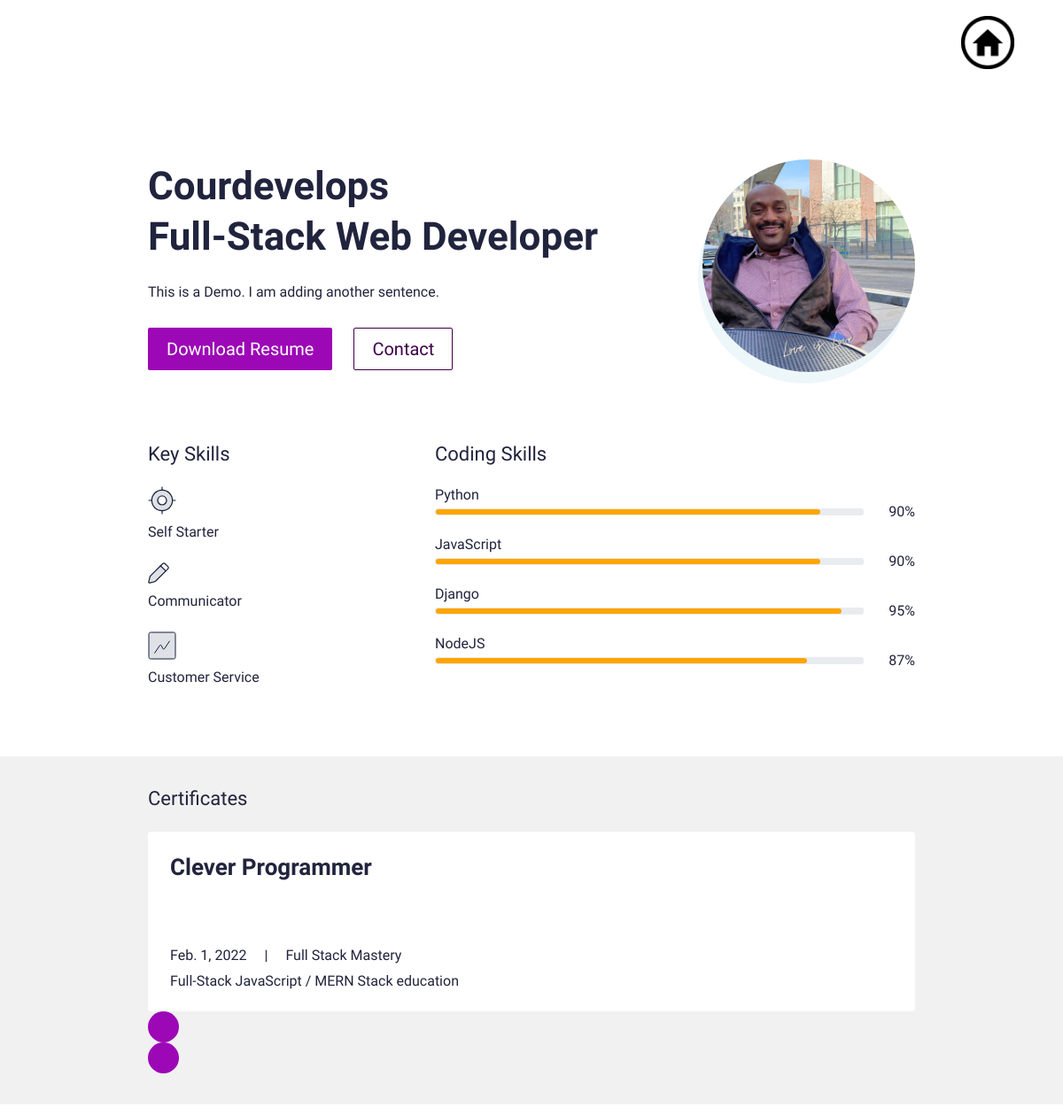
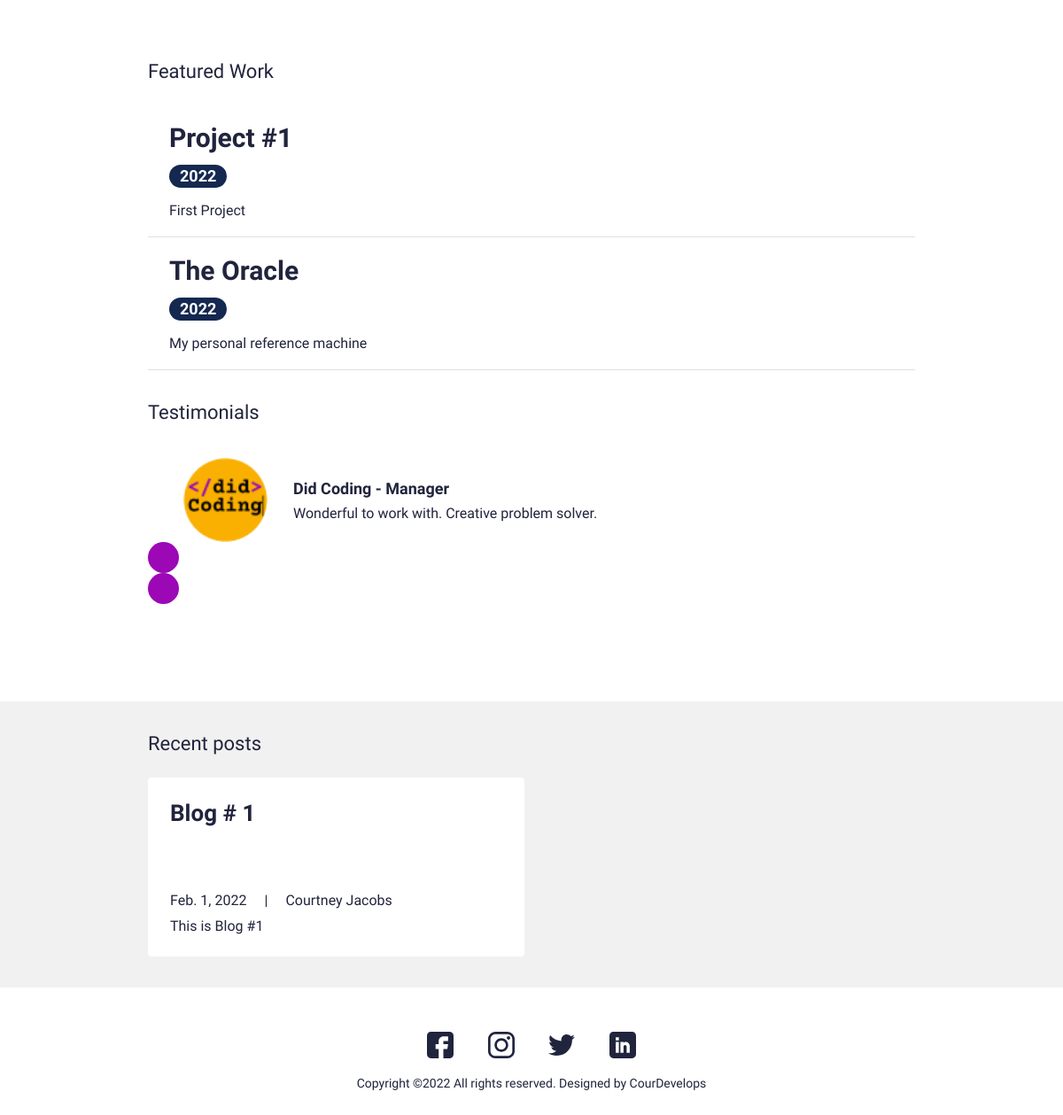
The page / on the database its author committed (2 pictures, top to bottom).
### main/models.py (models this page shows, shortened)
class UserProfile(models.Model):
    class Meta:
        verbose_name_plural = 'User Profiles'
        verbose_name = 'User Profile'
    user = models.OneToOneField(User, on_delete=models.CASCADE)
    avatar = models.ImageField(blank=True, null=True, upload_to="avatar")
    title = models.CharField(max_length=200, blank=True, null=True)
    bio = models.TextField(blank=True, null=True)
    skills = models.ManyToManyField(Skill, blank=True)
    cv = models.FileField(blank=True, null=True, upload_to="cv")

class Skill(models.Model):
    class Meta:
        verbose_name_plural = 'Skills'
        verbose_name = 'Skill'
    name = models.CharField(max_length=20, blank=True, null=True)
    score = models.IntegerField(default=80, blank=True, null=-True)
    image = models.FileField(blank=True, null=True, upload_to="skills")
    is_key_skill = models.BooleanField(default=False)

class Certificate(models.Model):
    class Meta:
        verbose_name_plural = 'Certificates'
        verbose_name = 'Certificate'
    date = models.DateTimeField(blank=True, null=True)
    name = models.CharField(max_length=50, blank=True, null=True)
    title = models.CharField(max_length=200, blank=True, null=True)
    description = models.CharField(max_length=500, blank=True, null=True)
    is_active = models.BooleanField(default=True)

class Portfolio(models.Model):
    class Meta:
        verbose_name_plural = 'Portfolio Profiles'
        verbose_name = 'Portfolio'
        ordering = ["name"]
    date = models.DateTimeField(blank=True, null=True)
    name = models.CharField(max_length=200, blank=True, null=True)
    description = models.CharField(max_length=500, blank=True, null=True)
    body = RichTextField(blank=True, null=True)
    image = models.ImageField(blank=True, null=True, upload_to="portfolio")
    slug = models.SlugField(null=True, blank=True)
    is_active = models.BooleanField(default=True)

class Testimonial(models.Model):
    class Meta:
        verbose_name_plural = 'Testimonials'
        verbose_name = 'Testimonial'
        ordering = ["name"]
    thumbnail = models.ImageField(blank=True, null=True, upload_to="testimonials")
    name = models.CharField(max_length=200, blank=True, null=True)
    role = models.CharField(max_length=200, blank=True, null=True)
    quote = models.CharField(max_length=500, blank=True, null=True)
    is_active = models.BooleanField(default=True)

class Blog(models.Model):
    class Meta:
        verbose_name_plural = 'Blog Profiles'
        verbose_name = 'Blog'
        ordering = ["timestamp"]
    timestamp = models.DateTimeField(auto_now_add=True)
    author = models.CharField(max_length=200, blank=True, null=True)
    name = models.CharField(max_length=200, blank=True, null=True)
    description = models.CharField(max_length=500, blank=True, null=True)
    body = RichTextField(blank=True, null=True)
    slug = models.SlugField(null=True, blank=True)
    image = models.ImageField(blank=True, null=True, upload_to="blog")
    is_active = models.BooleanField(default=True)

### main/views.py (the view)
# urls.py: path('', views.IndexView.as_view(), name="home"),
class IndexView(generic.TemplateView):
    template_name = "main/index.html"
    def get_context_data(self, **kwargs):
        context = super().get_context_data(**kwargs)
        testimonials = Testimonial.objects.filter(is_active=True)
        certificates = Certificate.objects.filter(is_active=True)
        blogs = Blog.objects.filter(is_active=True)
        portfolio = Portfolio.objects.filter(is_active=True)
        context["testimonials"] = testimonials
        context["certificates"] = certificates
        context["blogs"] = blogs
        context["portfolio"] = portfolio
        return context

### resume_app/context_processors.py (called while the page is built)
def project_context(request):
    context = {
        'me': User.objects.first(),
    }
    return context

### main/templates/main/index.html (shortened to what this page needs)
{% extends 'main/base.html' %}
{% load static %}
{% block content %}
<section>
  <div class="bannerSection">
    <div class="container">
      <div class="row g-4 g-md-3  align-items-center">
        <div class="col-md-auto order-md-last">
          <div class="bannerUserImg">
            <img src="{{me.userprofile.avatar.url}}" alt="{{me.first_name|title}} {{me.last_name|title}} avatar">
          </div>
        </div>
        <div class="col-md">
          <div class="bannerContent">
            <h1 class="xlTitle pb-3">{{me.first_name|title}} <br> {{me.userprofile.title}} </br></h1>
            <p>{{me.userprofile.bio}}</p>
            <div class="bannerBtnCol">
              <div class="row">
                <div class="col-auto">
                  <a download href="{{me.userprofile.cv.url}}" class="btn btnPrimary">Download Resume</a>
                </div>
                <div class="col-auto">
                  <a href="{% url 'main:contact' %}" class="btn btnOutline">Contact</a>
                </div>
              </div>
            </div>
          </div>
        </div>
      </div>
    </div>
  </div>
</section>
<section>
  <div class="sectionSpace pt-0">
    <div class="container">
      <div class="row">
        <div class="col-md-auto">
          <div class="keySkillCol">
            <h4 class="smTitle pb-3">Key Skills</h4>
            {% for sk in me.userprofile.skills.all %}
            {% if sk.is_key_skill %}
              <div class="keySkillCard">
                {% if sk.image %}
                <div class="ksIconCol">
                  <img src="{{sk.image.url}}" alt="...">
                </div>
                {% endif %}
                <span class="ksText">{{sk.name}}</span>
              </div>
            {% endif %}
            {% endfor %}
          </div>
        </div>
        <div class="col-md">
          <h4 class="smTitle pb-3">Coding Skills</h4>
          <div class="progressCol">
            <div class="progressCard">
              {% for sk in me.userprofile.skills.all %}
                {% if not sk.is_key_skill %}
                  <div class="progressCol">
                    <span class="progressLbl">{{sk.name}}</span>
                    <div class="row g-2 align-items-center">
                      <div class="col">
                        <div class="progress progressStyle">
                          <div class="progress-bar" role="progressbar" style="width:{{sk.score}}%" aria-valuenow="{{sk.score}}" aria-valuemin="0" aria-valuemax="100"></div>
                        </div>
                      </div>
                      <div class="col-auto">
                        <span class="pLbl">{{sk.score}}%</span>
                      </div>
                    </div>
                  </div>
                {% endif %}
              {% endfor %}
            </div>
          </div>
        </div>
      </div>
    </div>
  </div>
</section>
<section>
  <div class="sectionSpaceSm lightBg">
    <div class="container">
      <div class="row pb-3">
        <div class="col">
          <h4 class="smText regular">Certificates</h4>
        </div>
      </div>
      <div class="sliderOuter">
        <div class="swiper certificatesSlider">
          <div class="swiper-wrapper">
            {% for c in certificates %}
            {% if c.is_active %}
            <div class="swiper-slide">
              <div class="cardStyle1">
                <h4 class="mdTitle cs1Title">
                  <a href="javascript:void(0)">{{c.title}}</a>
                </h4>
                <ul class="cardOptionCol">
                  <li>{{c.date.date}}</li>
                  <li>{{c.name|title}}</li>
                </ul>
                <p>{{c.description}}</p>
              </div>
            </div>
            {% endif %}
            {% endfor %}
          </div>
        </div>
        <div class="cert-swiper-button-next swiper-button-next swiperBtnStyle"></div>
        <div class="cert-swiper-button-prev swiper-button-prev swiperBtnStyle"></div>
      </div>
    </div>
  </div>
</section>
<section>
  <div class="sectionSpace">
    <div class="container">
      <div class="portfolioCol">
        <div class="row pb-3">
          <div class="col">
            <h4 class="smText regular">Featured Work</h4>
          </div>
        </div>
        {% for p in portfolio %}
        {% if p.is_active %}
        <div class="portfolioCard">
          <div class="row g-4 align-items-center">
            <div class="col-md">
              <div class="portfolioContentCol">
                <h4 class="lgTitle"><a href="{% url 'main:portfolio' slug=p.slug %}">{{p.name}}</a></h4>
                <ul class="portfolioOption">
                  <li><span class="dateLbl">{{p.date.year}}</span></li>
                </ul>
                <p>{{p.description}}</p>
              </div>
            </div>
          </div>
        </div>
        {% endif %}
        {% endfor %}
      </div>
      <div class="testimonialCol">
        <h4 class="smText regular d-block">Testimonials</h4>
        <div class="testimonialSlider">
          <div class="swiper testimonialSwiper">
            <div class="swiper-wrapper">
              {% for t in testimonials %}
              {% if t.is_active %}
              <div class="swiper-slide">
                <div class="testimonialCard">
                  <div class="row align-items-center">
                    <div class="col-sm-auto">
                      <div class="tImgCol">
                        <img src="{{t.thumbnail.url}}" alt="...">
                      </div>
                    </div>
                    <div class="col-sm">
                      <div class="tContentCol">
                        <h4 class="xsTitle bold">{{t.name}} - {{t.role}}</h4>
                        <p>{{t.quote}}</p>
                      </div>
                    </div>
                  </div>
                </div>
              </div>
              {% endif %}
              {% endfor %}
            </div>
            <div class="test-swiper-button-next swiper-button-next swiperBtnStyle"></div>
            <div class="test-swiper-button-prev swiper-button-prev swiperBtnStyle"></div>
          </div>
        </div>
      </div>
    </div>
  </div>
</section>
<section>
  <div class="sectionSpaceSm lightBg">
    <div class="container">
      <div class="row pb-3">
        <div class="col">
          <h4 class="smText regular">Recent posts</h4>
        </div>
      </div>
      <div class="row g-3">
      {% for b in blogs %}
      {% if b.is_active %}
        <div class="col-lg-6">
          <div class="cardStyle1">
            <h4 class="mdTitle cs1Title"><a href="{% url 'main:blog' slug=b.slug %}">{{b.name}}</a></h4>
            <ul class="cardOptionCol">
              <li>{{b.timestamp.date}}</li>
              <li>{{b.author}}</li>
            </ul>
            <p>{{b.description}}</p>
          </div>
        </div>
        {% endif %}
        {% endfor %}
      </div>
    </div>
  </div>
</section>
{% endblock %}

### main/templates/main/base.html (shortened to what this page needs)
{% load static %}
<!doctype html>
<html lang="en">
  <head>
    <link href="{% static 'css/bootstrap.min.css' %}" rel="stylesheet">
    <link rel="stylesheet" href="https://unpkg.com/swiper@7.0.5/swiper-bundle.min.css">
    <link href="{% static 'css/style.css' %}" rel="stylesheet">
  </head>
  <body>
    {% include 'main/partials/nav.html' %}
    {% block content %}
    {% endblock %}
    {% include 'main/partials/footer.html' %}
  </body>
</html>

### main/templates/main/partials/nav.html (shortened to what this page needs)
{% load static %}
<header>
    <div class="headerCol">
    <div class="container-fluid">
        <div class="row align-items-center">
        <div class="col">
            <div class="navCollapseCol">
            <div class="navCol">
                <ul>
                <li><a href="{%url 'main:home'%}"><img src="{% static 'images/home.png' %}" height="60" alt="..."></a></li>
                </ul>
            </div>
            </div>
        </div>
        </div>
    </div>
    </div>
</header>

### main/templates/main/partials/footer.html
{% load static %}
<footer>
    <div class="footerCol">
    <div class="container">
        <ul class="socialCol">
        <li><a href="https://www.facebook.com/courtney.jacobs.7798" target="_blank"><img src="{% static 'images/fb.svg' %}" alt="..."></a></li>
        <li><a href="https://www.instagram.com/courtj_135/" target="_blank"><img src="{% static 'images/insta.svg' %}" alt="..."></a></li>
        <li><a href="https://twitter.com/courdevelops" target="_blank"><img src="{% static 'images/twitter.svg' %}" alt="..."></a></li>
        <li><a href="https://www.linkedin.com/in/courtney-jacobs-django/" target="_blank"><img src="{% static 'images/linkedin.svg' %}" alt="..."></a></li>
        </ul>
        <div class="copyrightCol">
        <p>Copyright ©{% now 'Y' %} All rights reserved. Designed by <a href="https://courdevelops.com" target="_blank">CourDevelops</a></p>
        </div>
    </div>
    </div>
</footer>

### rows shown on the page
Skill: image (picture), name "Self Starter"
Skill: image (picture), name "Communicator"
Skill: image (picture), name "Customer Service"
Skill: name "Python", score "90"
Skill: name "JavaScript", score "90"
Skill: name "Django", score "95"
Skill: name "NodeJS", score "87"
Certificate: title "Clever Programmer", date "Feb. 1, 2022", name "Full Stack Mastery", description "Full-Stack JavaScript / MERN Stack education"
Portfolio: name "Project #1", date.year "2022", description "First Project"
Portfolio: name "The Oracle", date.year "2022", description "My personal reference machine"
Testimonial: thumbnail (picture), name "Did Coding", role "Manager", quote "Wonderful to work with. Creative problem solver."
Blog: name "Blog # 1", timestamp "Feb. 1, 2022", author "Courtney Jacobs", description "This is Blog #1"

### other values the page prints
{{ me.first_name|title }} "Courdevelops"
{{ me.userprofile.title }} "Full-Stack Web Developer"
{{ me.userprofile.bio }} "This is a Demo. I am adding another sentence."
